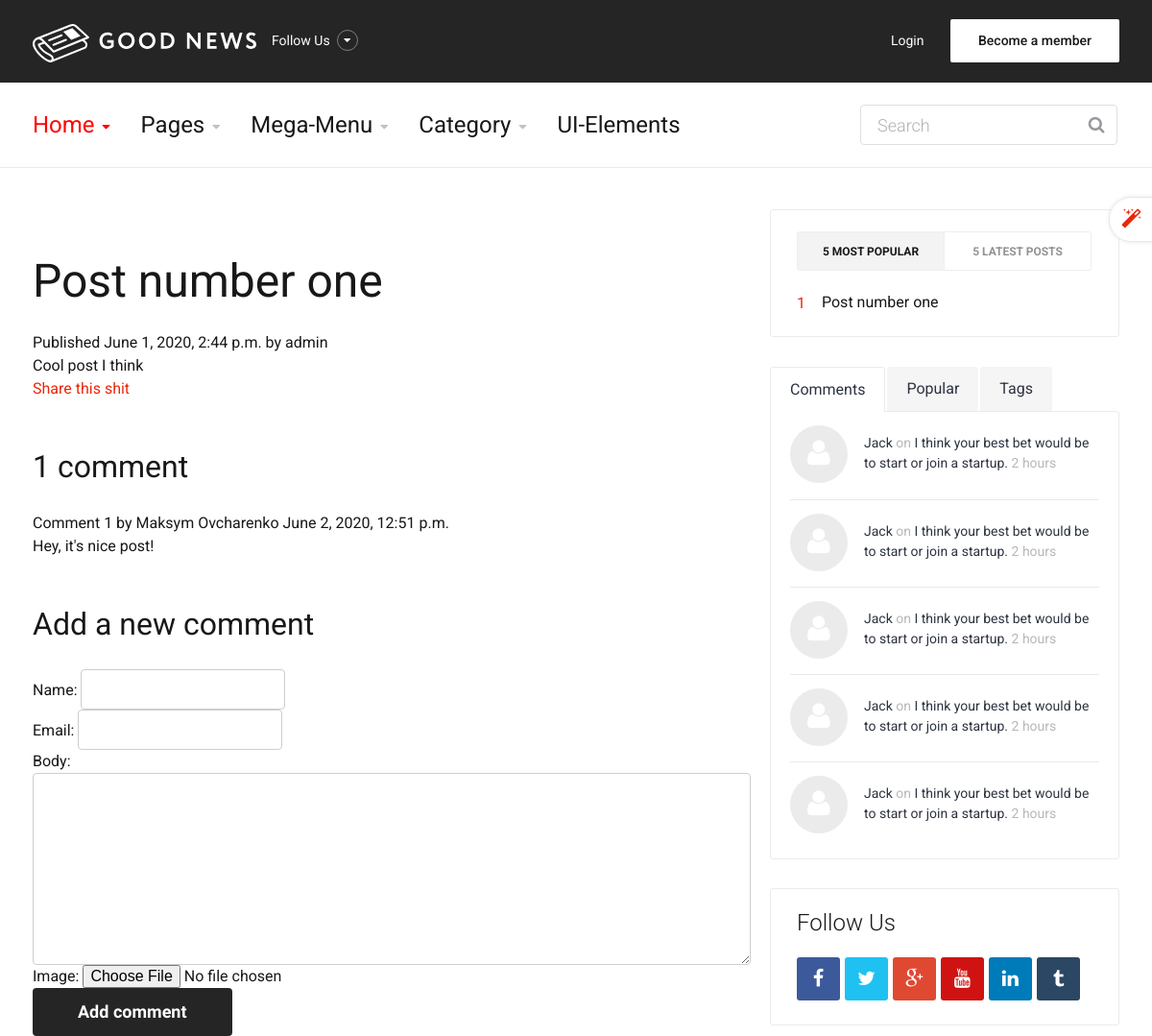
Page /blog/2020/6/1/post-number-one/ (upper part) on the earlier database version.
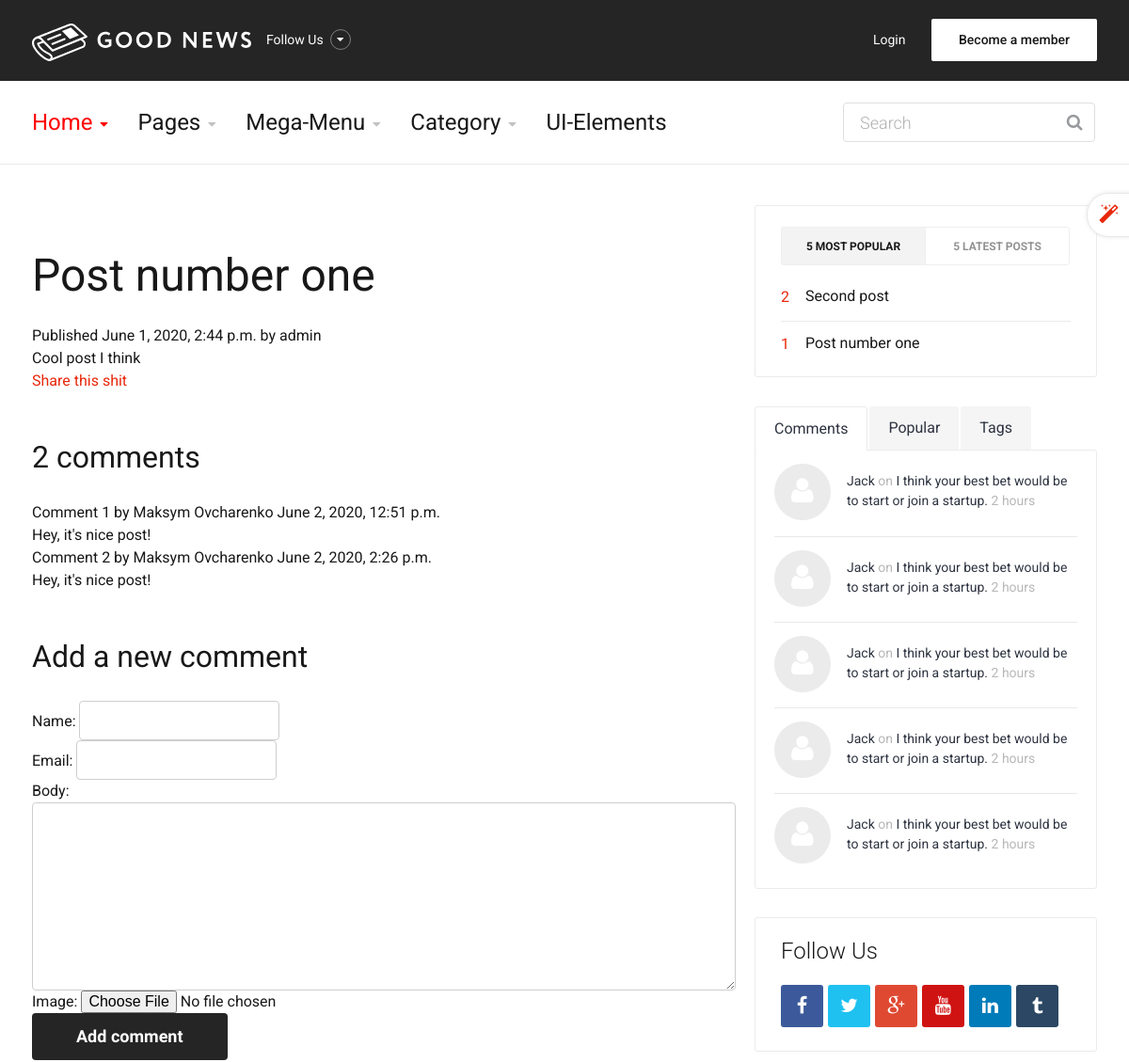
Same page on the later database version.
### blog/models.py (models this page shows, shortened)
class Comment(models.Model):
	post = models.ForeignKey(Post, on_delete=models.CASCADE, related_name='comments')  # делаем отношение "один ко многим", что бы в статье можно было оставлять несколько комментариев
	name = models.CharField(max_length=80)
	email = models.EmailField()
	title = models.CharField(max_length=50)
	body = models.TextField()
	image = models.ImageField(upload_to='comments/images/', blank=True)
	created = models.DateTimeField(auto_now_add=True)
	updated = models.DateTimeField(auto_now=True)
	active = models.BooleanField(default=True)  # Добавляем булевое поле, что бы можно было скрывать определенные комментарии
	class Meta:
		ordering = ('created',)

class Post(models.Model):
	STATUS_CHOICES = (
		('draft', 'Draft'),
		('published', 'Published'),
	)
	title = models.CharField(max_length=250)   # заголовок статьи
	slug = models.SlugField(max_length=250, unique_for_date='publish')   # формирования URL-ов в виде букв и цифр для улучшения распознавания поисковой системой
	author = models.ForeignKey(User, on_delete=models.CASCADE, related_name='blog_posts')   # автор публикации
	body = models.TextField()   # сама статья
	publish = models.DateTimeField(default=timezone.now)   # время когда опубликовано
	created = models.DateTimeField(auto_now_add=True)   # время создания
	updated = models.DateTimeField(auto_now=True)   # время редактирования
	status = models.CharField(max_length=10, choices=STATUS_CHOICES, default='draft')  # статус блога (например "опубликовано")
	objects = models.Manager()  # Менеджер по умолчанию
	published = PublishedManager()  # Новый менеджер
	tags = TaggableManager()
	class Meta:
		ordering = ('-publish',)  # сортировка статей по дате публикация (по убыванию)
	def get_absolute_url(self):
		return reverse('blog:post_detail', args=[self.publish.year, self.publish.month, self.publish.day, self.slug])

### blog/views.py (the view)
# urls.py: path('<int:year>/<int:month>/<int:day>/<slug:post>/', views.post_detail, name='post_detail'),
def post_detail(request, year, month, day, post):  # делаем переход на определенный пост с небольшим описанием в виде даты добавления поста
	post = get_object_or_404(Post, slug=post, status='published', publish__year=year, publish__month=month, publish__day=day)
	comments = post.comments.filter(active=True)
	new_comment = None
	if request.method == 'POST':
		comment_form = CommentForm(request.POST, request.FILES)
		if comment_form.is_valid():
			new_comment = comment_form.save(commit=False)
			new_comment.post = post
			new_comment.save()
			return render(request, 'blog/post/detail.html', {'post': post, 'comments': comments, 'new_comment': new_comment, 'comment_form': comment_form})
	else:
		comment_form = CommentForm()
		return render(request, 'blog/post/detail.html', {'post': post, 'comments': comments, 'new_comment': new_comment, 'comment_form': comment_form})  #

### blog/forms.py
class CommentForm(forms.ModelForm):
 	class Meta:
 		model = Comment
 		fields = ('name', 'email', 'body', 'image')

### blog/models.py (called while the page is built)
	def get_queryset(self):
		return super().get_queryset().filter(status='published')

### blog/templatetags/blog_tags.py (called while the page is built)
@register.inclusion_tag('blog/post/latest_posts.html')
def show_latest_posts(count=5):
	latest_posts = Post.published.order_by('-publish')[:count]
	return {'latest_posts': latest_posts}

@register.simple_tag
def get_most_commented_posts(count=5):
	return Post.published.annotate(total_comments=Count('comments')).order_by('total_comments')[:count]

### blog/templates/blog/post/detail.html (shortened to what this page needs)
{% extends "blog/base.html" %}
{% block content %}
 	<h1>{{ post.title }}</h1>
 	<p class="date">Published {{ post.publish }} by {{ post.author }}</p>
 	{{ post.body|linebreaks }}
 	<p>
 		<a href="{% url 'blog:post_share' post.id %}">Share this shit</a>
	</p>
	{% with comments.count as total_comments %}
 		<h2>{{ total_comments }} comment{{ total_comments|pluralize }}</h2>
	{% endwith %}
	{% for comment in comments %}
 		<div class="comment">
 			<p class="info">
 				Comment {{ forloop.counter }} by {{ comment.name }}
 				{{ comment.created }}
 			</p>
			 {{ comment.body|linebreaks }}
 		</div>
	{% empty %}
 		<p>There are no comments yet.</p>
	{% endfor %}
	{% if new_comment %}
 		<h2>Your comment has been added.</h2>
	{% else %}
 		<h2>Add a new comment</h2>
 		<form action="." method="post" enctype="multipart/form-data">
 			{{ comment_form.as_p }}
 			<p><input type="submit" value="Add comment"></p>
 		</form>
	{% endif %}
{% endblock %}

### blog/templates/blog/base.html (shortened to what the changed rows need)
<!DOCTYPE html>
{% load blog_tags %}
{% load static %}
<head>
	<link rel="stylesheet" type="text/css" href="{% static 'css/bootstrap.css' %}" >
	<link rel="stylesheet" type="text/css" href="{% static 'css/style.css' %}">
    <link rel="stylesheet" type="text/css" href="{% static 'css/colors/color1.css' %}">
	<link rel="stylesheet" type="text/css" href="{% static 'css/animate.css' %}">
</head>
<body>
	<section id="main" class="category-page">
		<div class="container">
			<div class="row">
				<div class="col-md-8">
					<div class="post-wrap">
						<article class="post">
							<div class="content">
								{% block content %}{% endblock content %}
							</div>
						</article>
					</div>
				</div>
				<div class="col-md-4">
					<div class="sidebar-widget-1">
						<div class="widget widget-tabs2">
							<div class="tabs style2">
								<div class="content-tab">
								   	<div class="content">
										{% get_most_commented_posts as most_commented_posts %}
											<ul class="most-popular">
												{% for post in most_commented_posts %}
													<li>
														<div class="order">{{ post.id }}</div>
														<p><a href="{{ post.get_absolute_url }}">{{ post.title }}</a></p>
													</li>
												{% endfor %}
											</ul>
								   	</div>
								</div>
							</div>
						</div>
					</div>
				</div>
			</div>
		</div>
	</section>
</body>
</html>

Differences in the rows shown:
added Comment: name "Maksym Ovcharenko", created "June 2, 2020, 2:26 p.m.", body "Hey, it's nice post!"
added Post: id "2", title "Second post"
Other differences:
{{ total_comments }}: "1" → "2"
